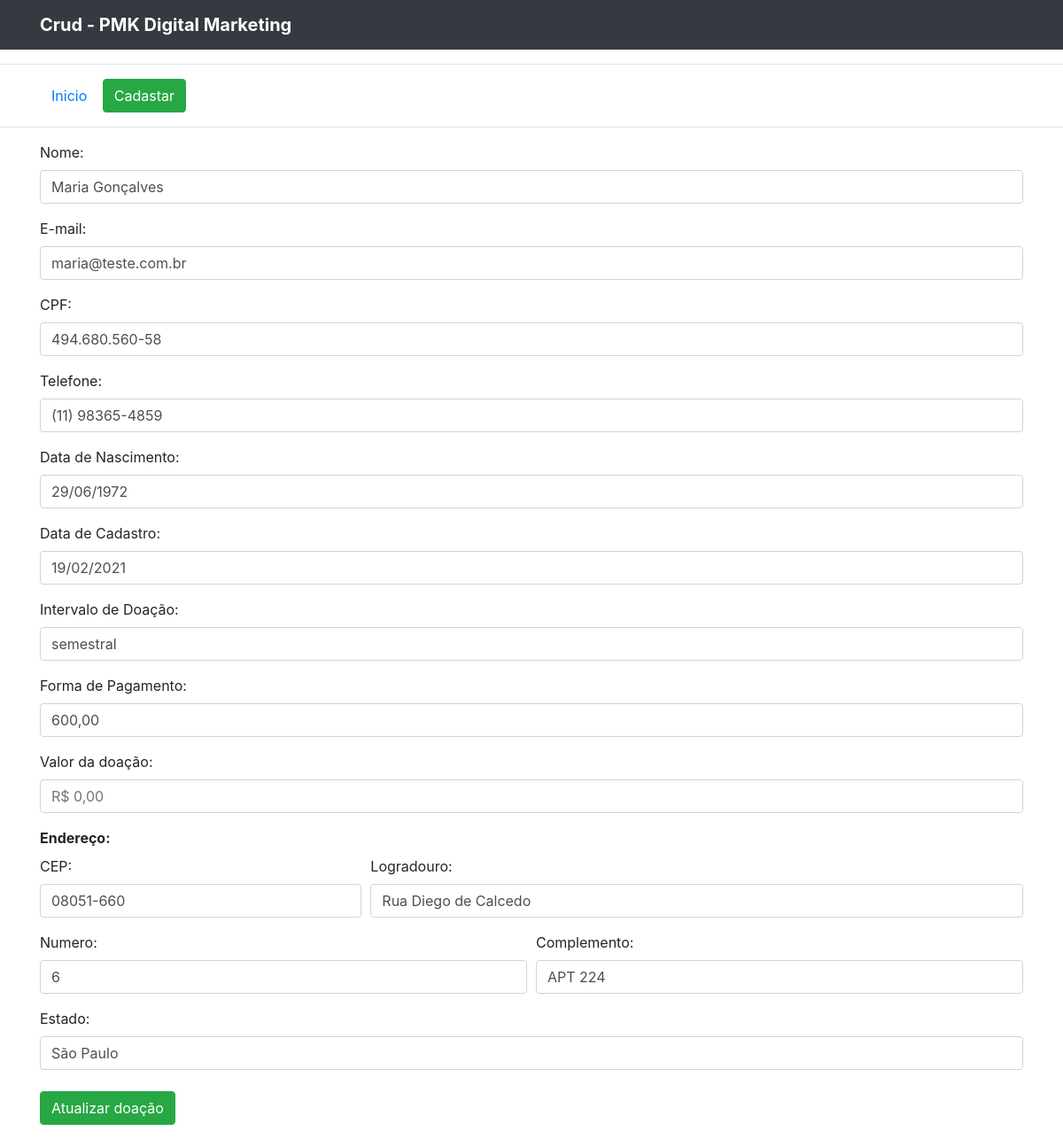
The app's page /view/editar.php?id=Maria Gonçalves with its own data.
### tables this page shows
CREATE TABLE `doacao` (
                          `id` int(11) NOT NULL,
                          `nome` varchar(255) NOT NULL,
                          `email` varchar(255) DEFAULT NULL,
                          `cpf` varchar(255) DEFAULT NULL,
                          `telefone` varchar(255) DEFAULT NULL,
                          `data_nascimento` varchar(255) DEFAULT NULL,
                          `data_cadastro` varchar(191) NOT NULL,
                          `intervalo_doacao` varchar(255) DEFAULT NULL,
                          `forma_pagamento` varchar(255) DEFAULT NULL,
                          `valor_doacao` varchar(255) DEFAULT NULL,
                          `cep` varchar(255) DEFAULT NULL,
                          `endereco` varchar(255) DEFAULT NULL,
                          `numero` varchar(255) DEFAULT NULL,
                          `complemento` varchar(255) DEFAULT NULL,
                          `estado` varchar(255) DEFAULT NULL,
                          `cidade` varchar(255) DEFAULT NULL
);

### controller/ControllerEditar.php (called while the page is built, shortened)
<?php
require_once("../model/banco.php");
class editarController {
    private $editar;
    private $nome;
    private $email;
    private $cpf;
    private $telefone;
    private $data_nascimento;
    private $data_cadastro;
    private $intervalo_doacao;
    private $valor_doacao;
    private $forma_pagamento;
    private $cep;
    private $endereco;
    private $numero;
    private $complemento;
    private $estado;
    public function __construct($id){
        $this->editar = new Banco();
        $this->criarFormulario($id);
    }
    private function criarFormulario($id){
        $row = $this->editar->pesquisaDoacao($id);
        $this->nome         =$row['nome'];
        $this->email        =$row['email'];
        $this->cpf          =$row['cpf'];
        $this->telefone        =$row['telefone'];
        $this->data_nascimento         =$row['data_nascimento'];
        $this->data_cadastro         =$row['data_cadastro'];
        $this->intervalo_doacao         =$row['intervalo_doacao'];
        $this->valor_doacao         =$row['valor_doacao'];
        $this->forma_pagamento         =$row['forma_pagamento'];
        $this->cep         =$row['cep'];
        $this->endereco         =$row['endereco'];
        $this->numero         =$row['numero'];
        $this->complemento         =$row['complemento'];
        $this->estado         =$row['estado'];
    }
    public function getNome(){
        return $this->nome;
    }
    public function getEmail(){
        return $this->email;
    }
    public function getCPF(){
        return $this->cpf;
    }
    public function getTelefone(){
        return $this->telefone;
    }
    public function getDataNascimento(){
        return $this->data_nascimento;
    }
    public function getDataCadastro(){
        return $this->data_cadastro;
    }
    public function getIntervaloDoacao(){
        return $this->intervalo_doacao;
    }
    public function getFormaPagamento(){
        return $this->forma_pagamento;
    }
    public function getValorDoacao(){
        return $this->valor_doacao;
    }
    public function getCEP(){
        return $this->cep;
    }
    public function getEndereco(){
        return $this->endereco;
    }
    public function getNumero(){
        return $this->numero;
    }
    public function getComplemento(){
        return $this->complemento;
    }
    public function getEstado(){
        return $this->estado;
    }
}
$id = filter_input(INPUT_GET, 'id');
$editar = new editarController($id);
?>

### model/banco.php (called while the page is built, shortened)
<?php
class Banco{
    protected $mysqli;
    private function conexao(){
        $this->mysqli = new mysqli(BD_SERVIDOR, BD_USUARIO , BD_SENHA, BD_BANCO);
    }
    public function pesquisaDoacao($id){
        $result = $this->mysqli->query("SELECT * FROM doacao WHERE nome='$id'");
        return $result->fetch_array(MYSQLI_ASSOC);
    }
}
?>

### view/editar.php (the view, shortened to what this page needs)
<!DOCTYPE HTML>
<html>
<?php include("head.php") ?>
<body>
<?php include("menu.php") ?>
<?php require_once("../controller/ControllerEditar.php");?>
<div class="container">
    <div class="row">
        <form method="post" action="../controller/ControllerEditar.php" id="form" name="cadastro" class="col-12">
            <div class="form-group">
                <div class="form-group">
                    <label for="exampleFormControlInput1">Nome:</label>
                    <input class="form-control" type="text" id="nome" name="nome" value="<?php echo $editar->getNome(); ?>">
                </div>
                <div class="form-group">
                    <label for="exampleFormControlInput1">E-mail:</label>
                    <input class="form-control" type="text" id="email" name="email" value="<?php echo $editar->getEmail(); ?>" >
                </div>
                <div class="form-group">
                    <label for="exampleFormControlInput1">CPF:</label>
                    <input class="form-control" type="text" id="cpf" name="cpf" value="<?php echo $editar->getCPF(); ?>" required>
                </div>
                <div class="form-group">
                    <label for="exampleFormControlInput1">Telefone:</label>
                    <input class="form-control" type="text" id="telefone" name="telefone" value="<?php echo $editar->getTelefone(); ?>" >
                </div>
                <div class="form-group">
                    <label for="exampleFormControlInput1">Data de Nascimento:</label>
                    <input class="form-control" type="text" id="data_nascimento" name="data_nascimento" value="<?php echo $editar->getDataNascimento(); ?>" >
                </div>
                <div class="form-group">
                    <label for="exampleFormControlInput1">Data de Cadastro:</label>
                    <input class="form-control" type="text" id="data_cadastro" name="data_cadastro" value="<?php echo $editar->getDataCadastro(); ?>" required>
                </div>
                <div class="form-group">
                    <label for="exampleFormControlInput1">Intervalo de Doação:</label>
                    <input class="form-control" type="text" id="intervalo_doacao" name="intervalo_doacao" value="<?php echo $editar->getIntervaloDoacao(); ?>">
                </div>
                <div class="form-group">
                    <label for="exampleFormControlInput1">Forma de Pagamento:</label>
                    <input class="form-control" type="text" id="forma_pagamento" name="forma_pagamento" value="<?php echo $editar->getFormaPagamento(); ?>">
                </div>
                <div class="form-group">
                    <label for="exampleFormControlInput1">Valor da doação:</label>
                    <input class="form-control" type="text" id="valor_doacao" name="valor_doacao" value="<?php echo $editar->getValorDoacao(); ?>">
                </div>
                <label for="exampleFormControlInput1"><strong>Endereço:</strong></label>
                <div class="form-row">
                    <div class="col-md-4">
                        <label for="exampleFormControlInput1">CEP:</label>
                        <input class="form-control" type="text" id="cep_code" name="cep" value="<?php echo $editar->getCEP(); ?>">
                    </div>
                    <div class="col-md-8">
                        <label for="exampleFormControlInput1">Logradouro:</label>
                        <input class="form-control" type="text" id="endereco" name="endereco" value="<?php echo $editar->getEndereco(); ?>">
                    </div>
                </div>
                <div class="form-row mt-3">
                    <div class="col">
                        <label for="exampleFormControlInput1">Numero:</label>
                        <input class="form-control" type="text" id="numero" name="numero" value="<?php echo $editar->getNumero(); ?>">
                    </div>
                    <div class="col">
                        <label for="exampleFormControlInput1">Complemento:</label>
                        <input class="form-control" type="text" id="complemento" name="complemento" value="<?php echo $editar->getComplemento(); ?>">
                    </div>
                </div>
                <div class="form-row mt-3">
                    <div class="col">
                        <label for="exampleFormControlInput1">Estado:</label>
                        <input class="form-control" type="text" id="estado" name="estado" value="<?php echo $editar->getEstado(); ?>">
                    </div>
                </div>
                <div class="form-group mt-4">
                    <button type="submit" class="btn btn-success" id="editar" name="submit" value="editar">Atualizar doação</button>
                </div>
            </div>
        </form>
    </div>
</div>
</body>
</html>

### records on screen
doacao: nome "Maria Gonçalves", email "maria@teste.com.br", cpf "494.680.560-58", telefone "(11) 98365-4859", data_nascimento "29/06/1972", data_cadastro "19/02/2021", intervalo_doacao "semestral", forma_pagamento "600,00", cep "08051-660", endereco "Rua Diego de Calcedo", numero "6", complemento "APT 224", estado "São Paulo"
